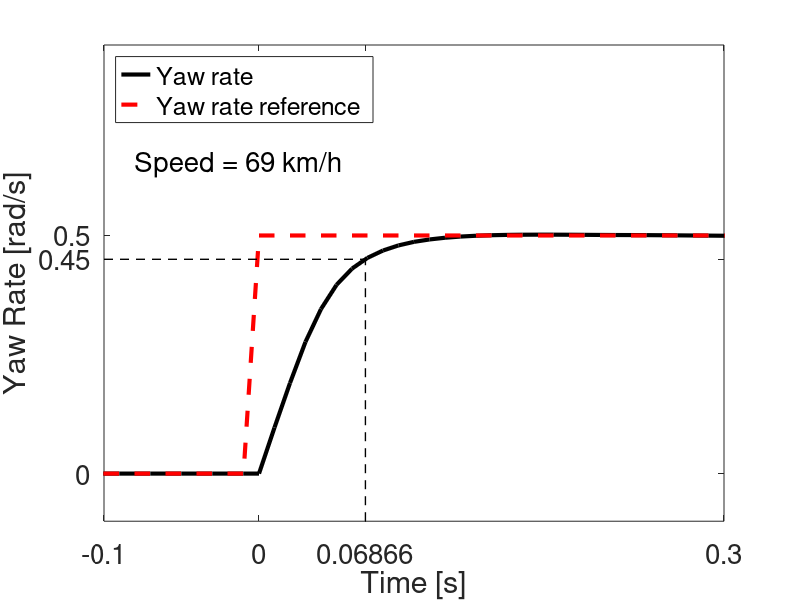
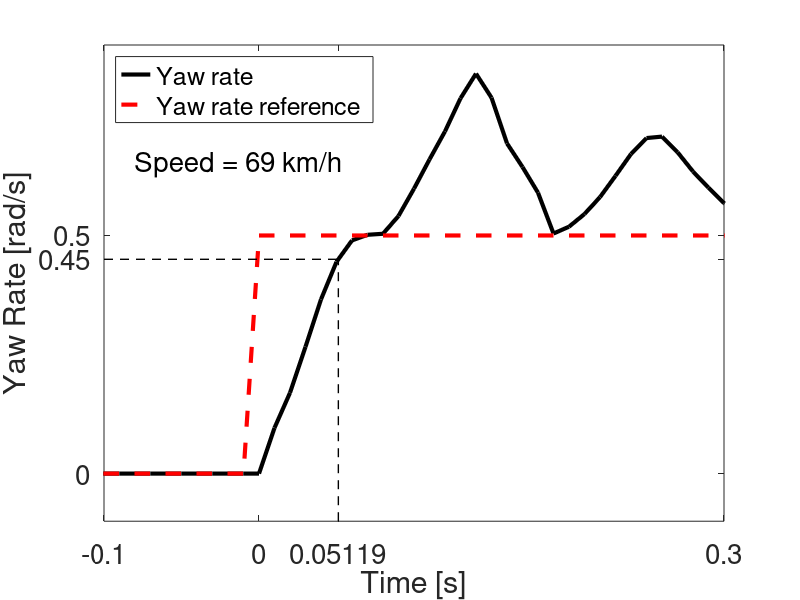

These figures' MATLAB source, in order:
clear all
close all
wB = load('StepResponseWithB.mat');
woB = load('StepResponseWoB.mat');

LW = 3;
FS = 20;
aspectRatioW = [16 10]*70;
aspectRatioN = [8 10]*70;

%% Plot yaw rate and reference with Beta = 1
idx = find(wB.r_ref(:,1) > 0);
t0  = wB.t(idx(1));

yawRate90 = find(wB.r > 0.9*max(wB.r_ref(:,1)));
ref = mean(wB.r_ref(idx(1:end)));
interp1(wB.t,wB.r,wB.r(yawRate90(1)));
riseTime1 = interp1(wB.r(yawRate90(1)-1:yawRate90(1)),wB.t(yawRate90(1)-1:yawRate90(1)),ref*0.9)-t0;
xlim = [-.1 .3];
ylim = [-0.1 ref+.4];

figure('Position',[0,0, aspectRatioN]);
hYawRate = plot(wB.t-t0,wB.r,'k');
hold on
hYawRef  = plot(wB.t-t0,wB.r_ref(:,1),'--r');
hRiseTime1 = plot([xlim(1) riseTime1],0.9*[ref ref],'--k');
hRiseTime2 = plot([riseTime1 riseTime1],[ylim(1) .9*ref],'--k');

set(gca,'XLim',xlim,'YLim',ylim)
set(get(gca,'Children'),'LineWidth',LW)
set(hRiseTime1,'LineWidth',1)
set(hRiseTime2,'LineWidth',1)
set(gca,'YTick',[0 ref*0.9 ref])
set(gca,'Xtick',[xlim(1), 0, riseTime1,xlim(2)])
xlabel('Time [s]')
ylabel('Yaw Rate [rad/s]')

legend('Yaw rate','Yaw rate reference','Location','NorthWest')

strSpeed = sprintf('Speed = %i km/h',round(mean(wB.u(yawRate90-200))*3.6));
text(xlim(1)+0.05*(xlim(2)-xlim(1)),ylim(1)+0.75*(ylim(2)-ylim(1)),strSpeed,'FontSize',FS)

set(gca,'FontSize',FS)



%% Plot r and rref with B = 0
idx = find(woB.r_ref(:,1) > 0);
t0  = woB.t(idx(1));

[~, yawRate90] = find(woB.r > 0.9*max(woB.r_ref(:,1)));
interp1(woB.t,woB.r,woB.r(yawRate90(1)));
riseTime2 = interp1(woB.r(yawRate90(1)-1:yawRate90(1)),woB.t(yawRate90(1)-1:yawRate90(1)),0.9*ref)-t0;

figure('Position',[0,0, aspectRatioN]);
hYawRate = plot(woB.t-t0,woB.r,'k');
hold on
hYawRef  = plot(woB.t-t0,woB.r_ref(:,1),'--r');
hRiseTime1 = plot([xlim(1) riseTime2],[ref ref]*0.9,'--k');
hRiseTime2 = plot([riseTime2 riseTime2],[ylim(1) 0.9*ref],'--k');

set(gca,'XLim',xlim,'YLim',ylim)
set(get(gca,'Children'),'LineWidth',LW)
set(hRiseTime1,'LineWidth',1)
set(hRiseTime2,'LineWidth',1)
set(gca,'YTick',[0 ref*0.9 ref])
set(gca,'Xtick',[xlim(1), 0, riseTime2,xlim(2)])

legend('Yaw rate','Yaw rate reference','Location','NorthWest')
text(xlim(1)+0.05*(xlim(2)-xlim(1)),ylim(1)+0.75*(ylim(2)-ylim(1)),strSpeed,'FontSize',FS)

xlabel('Time [s]')
ylabel('Yaw Rate [rad/s]')
set(gca,'FontSize',FS)

%% Calculate overshoot

OsWB = max(wB.r(1,:)) - 1;
OsWoB = max(woB.r(1,:)) - 1;




